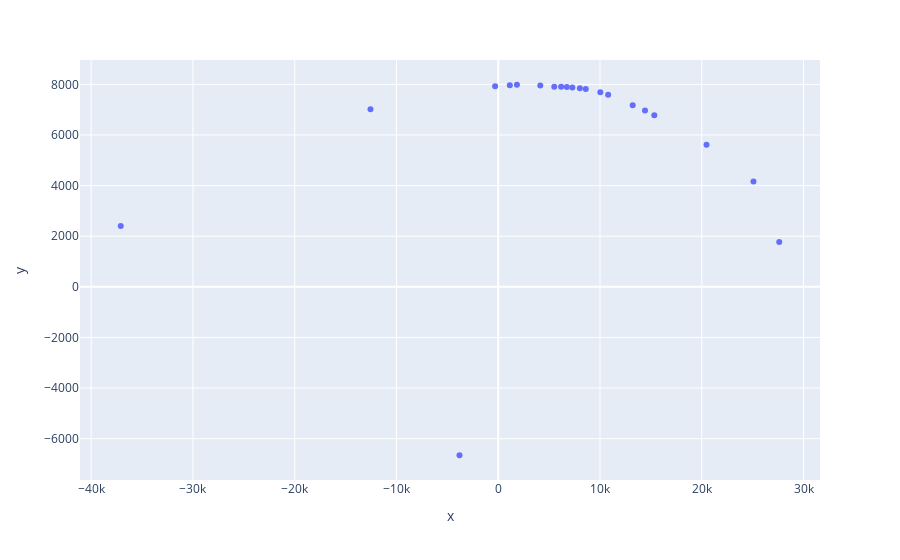

Notebook source saved alongside this figure:
### Code cell
fig = px.scatter(x=data[:,0], y=data[:,1],hover_name=laser_names)
fig.show()

### Figure 1 — Plotly figure (JSON) as saved in the notebook; plotly's stock layout.template omitted (floating-point values rounded to 4 significant figures)
{"data": [{"hovertemplate": "<b>%{hovertext}</b><br><br>x=%{x}<br>y=%{y}<extra></extra>", "hovertext": [1, 3, 4, 5, 6, 7, 8, 10, 11, 14, 15, 16, 17, 18, 19, 21, 24, 28, 36, 38, 39], "legendgroup": "", "marker": {"color": "#636efa", "symbol": "circle"}, "mode": "markers", "name": "", "orientation": "v", "showlegend": false, "type": "scatter", "x": [4132.0, 5507.0, 6176.0, 6745.0, 7285.0, 8019.0, 8601.0, 10030.0, 10800.0, 13210.0, 14420.0, 15330.0, 20470.0, 25080.0, 27610.0, -3808.0, -37090.0, -12550.0, -306.9, 1139.0, 1837.0], "xaxis": "x", "y": [7956.0, 7905.0, 7906.0, 7895.0, 7880.0, 7848.0, 7814.0, 7687.0, 7592.0, 7178.0, 6966.0, 6779.0, 5614.0, 4157.0, 1776.0, -6655.0, 2402.0, 7021.0, 7927.0, 7969.0, 7985.0], "yaxis": "y"}], "layout": {"legend": {"tracegroupgap": 0}, "margin": {"t": 60}, "xaxis": {"anchor": "y", "domain": [0, 1], "title": {"text": "x"}}, "yaxis": {"anchor": "x", "domain": [0, 1], "title": {"text": "y"}}}}
